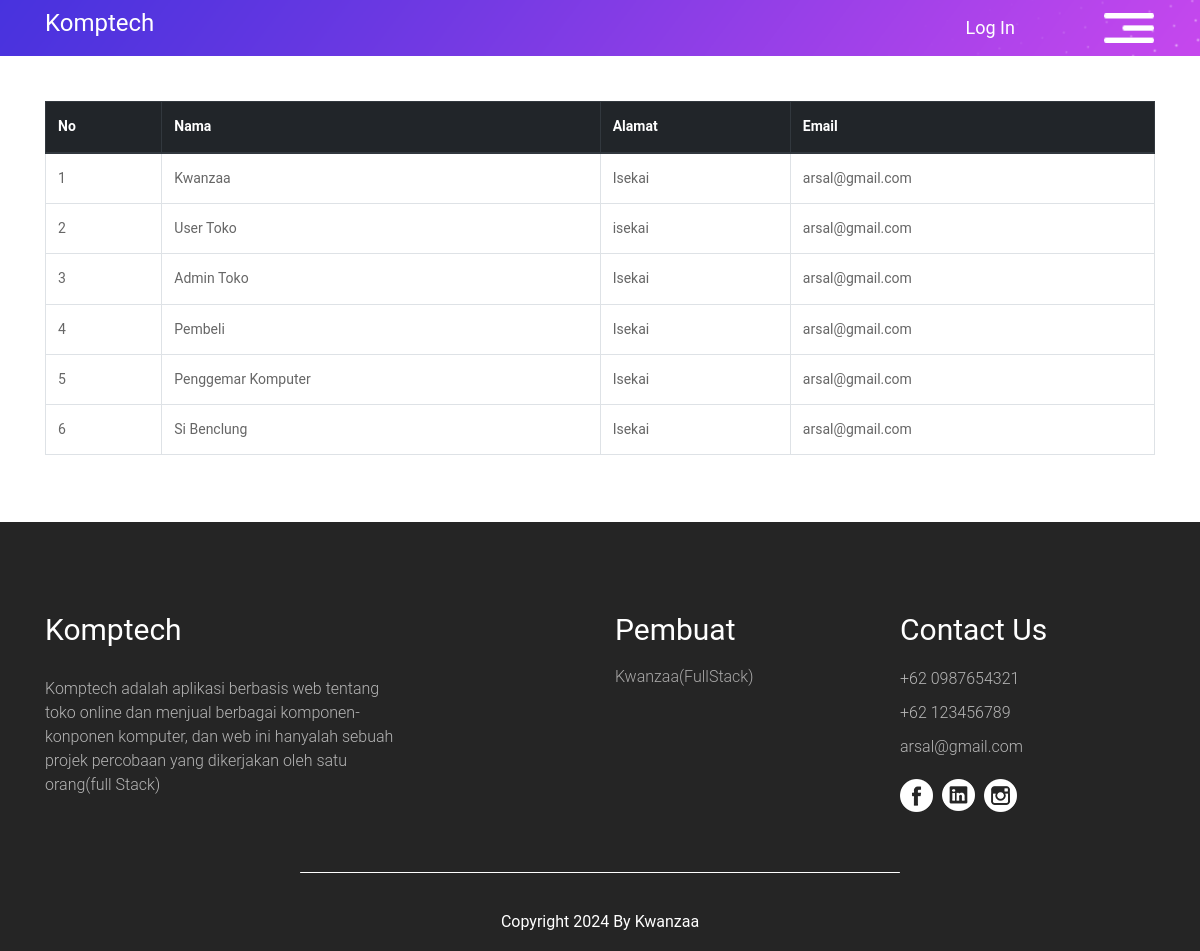
The app's page /view/clients.php with its own data.
### tables this page shows
CREATE TABLE `tbl_user` (
  `id_user` int(11) NOT NULL,
  `nama` varchar(30) NOT NULL,
  `username` varchar(30) NOT NULL,
  `password` varchar(225) NOT NULL,
  `level` enum('admin','user') NOT NULL,
  `email` varchar(225) NOT NULL,
  `alamat` varchar(225) NOT NULL
);

### model/model.php (called while the page is built, shortened)
<?php
class model{
    var $host = "localhost";
    var $usr = "root";
    var $pass = "";
    var $db = "db_comerce";
    var $conn;
    function __construct()
    {
        $this->conn = mysqli_connect($this->host,$this->usr,$this->pass,$this->db);
    }
    function daftaruser(){
        $query = mysqli_query($this->conn,"SELECT * FROM tbl_user");
        $hasil = [];
        while($user=mysqli_fetch_array($query)){
            $hasil[] = $user;
        }
        return $hasil;
    }
}
?>

### view/clients.php (the view, shortened to what this page needs)
<?php
include '../model/model.php';
$model = new model();
?>
<!DOCTYPE html>
<html lang="en">
   <head>
      <link rel="stylesheet" type="text/css" href="https://cdnjs.cloudflare.com/ajax/libs/OwlCarousel2/2.0.0-beta.2.4/assets/owl.carousel.min.css" />
      <link rel="stylesheet" type="text/css" href="../assets/css/bootstrap.min.css">
      <link rel="stylesheet" type="text/css" href="../assets/css/style.css">
      <link rel="stylesheet" href="../assets/css/responsive.css">
      <link rel="stylesheet" href="../assets/css/jquery.mCustomScrollbar.min.css">
      <link rel="stylesheet" href="https://netdna.bootstrapcdn.com/font-awesome/4.0.3/css/font-awesome.css">
      <link rel="stylesheet" href="../assets/css/owl.carousel.min.css">
      <link rel="stylesheet" href="../assets/css/owl.theme.default.min.css">
      <link rel="stylesheet" href="https://cdnjs.cloudflare.com/ajax/libs/fancybox/2.1.5/jquery.fancybox.min.css" media="screen">
   </head>
   <body>
      <div class="header_section">
         <div class="container">
            <nav class="navbar navbar-dark bg-dark">
               <a class="logo" href="index.html"><h1 style="color: white;">Komptech</h1></a>
               <div class="search_section">
                  <ul>
                     <?php if(isset($_SESSION['level']) == ""){ ?><li><a href="login_register.php">Log In</a></li> <?php }else{ ?><li><a href="../controller/config.php?aksi=logout">Logout</a></li> <?php } ?>
                  </ul>
               </div>
               <button class="navbar-toggler" type="button" data-toggle="collapse" data-target="#navbarsExample01" aria-controls="navbarsExample01" aria-expanded="false" aria-label="Toggle navigation">
               <span class="navbar-toggler-icon"></span>
               </button>
            </nav>
         </div>
      </div>
       <br><br><br><br>
      <div class="container">
      <table class="table table-bordered">
      <thead class="thead-dark">
         <tr>
            <th scope="col">No</th>
            <th scope="col">Nama</th>
            <th scope="col">Alamat</th>
            <th scope="col">Email</th>
         </tr>
      </thead>
      <tbody>
         <?php
         $listuser = $model->daftaruser();
         if(!empty($listuser)){
            $no = 1;
            foreach($listuser AS $user){
         ?>
         <tr>
            <td><?php echo $no++ ?></td>
            <td><?php echo $user['nama'] ?></td>
            <td><?php echo $user['alamat'] ?></td>
            <td><?php echo $user['email'] ?></td>
         </tr>
         <?php }
         }else{
            echo '<tr><td colspan="4">Belum ada data Anggota</td></tr>';
         } ?>
      </tbody>
      </table>
      </div><br><br>
      <div class="footer_section layout_padding">
         <div class="container">
            <div class="row">
               <div class="col-lg-6 col-sm-12">
                  <h4 class="information_text">Komptech</h4>
                  <p class="dummy_text">Komptech adalah aplikasi berbasis web tentang toko online dan menjual berbagai komponen-konponen komputer, dan web ini hanyalah sebuah projek percobaan yang dikerjakan oleh satu orang(full Stack)</p>
               </div>
               <div class="col-lg-3 col-sm-6">
                  <div class="information_main">
                     <h4 class="information_text">Pembuat</h4>
                     <p class="many_text">Kwanzaa(FullStack)</p>
                  </div>
               </div>
               <div class="col-lg-3 col-sm-6">
                  <div class="information_main">
                     <h4 class="information_text">Contact Us</h4>
                     <p class="call_text"><a href="#">+62 0987654321</a></p>
                     <p class="call_text"><a href="#">+62 123456789</a></p>
                     <p class="call_text"><a href="#">arsal@gmail.com</a></p>
                     <div class="social_icon">
                        <ul>
                           <li><a href="https://www.facebook.com/arsal.farullah.1?mibextid=ZbWKwL"><img src="../assets/images/fb-icon.png"></a></li>
                           <li><a href="https://www.linkedin.com/in/arsal-fahrulloh-781097290?utm_source=share&utm_campaign=share_via&utm_content=profile&utm_medium=android_app"><img src="../assets/images/linkedin-icon.png"></a></li>
                           <li><a href="https://www.instagram.com/arsalfrlh_?igsh=bjdsbDdwbml3cTNt"><img src="../assets/images/instagram-icon.png"></a></li>
                        </ul>
                     </div>
                  </div>
               </div>
            </div>
            <div class="copyright_section">
               <h1 class="copyright_text">
               Copyright 2024 By Kwanzaa
            </div>
         </div>
      </div>
   </body>
</html>

### assets/css/style.css (style rules this page uses)
* { box-sizing: border-box !important; transition: ease all 0.5s; }
html { scroll-behavior: smooth; }
body { color: #666666; font-size: 14px; font-family: Roboto; line-height: 1.80857; font-weight: normal; overflow-x: hidden; }
a { color: #1f1f1f; text-decoration: none !important; outline: none !important; -webkit-transition: all .3s ease-in-out; -moz-transition: all .3s ease-in-out; -ms-transition: all .3s ease-in-out; -o-transition: all .3s ease-in-out; transition: all .3s ease-in-out; }
h1, h2, h3, h4, h5, h6 { letter-spacing: 0; font-weight: normal; position: relative; padding: 0 0 10px 0; font-weight: normal; line-height: normal; color: #111111; margin: 0 }
h1 { font-size: 24px }
h4 { font-size: 16px }
*, *::after, *::before { -webkit-box-sizing: border-box; -moz-box-sizing: border-box; box-sizing: border-box; }
ul, li, ol { margin: 0px; padding: 0px; list-style: none; }
p { margin: 20px; font-weight: 300; font-size: 15px; line-height: 24px; }
a { color: #222222; text-decoration: none; outline: none !important; }
a, .btn { text-decoration: none !important; outline: none !important; -webkit-transition: all .3s ease-in-out; -moz-transition: all .3s ease-in-out; -ms-transition: all .3s ease-in-out; -o-transition: all .3s ease-in-out; transition: all .3s ease-in-out; }
img { max-width: 100%; height: auto; }
button { border: 0; margin: 0; padding: 0; cursor: pointer; }
.layout_padding { padding-top: 90px; padding-bottom: 0px; }
.logo { width: 75%; float: left; }
.header_section { width: 100%; float: left; background-image: url(../images/banner-bg.png); height: auto; background-size: 100%; background-repeat: no-repeat; }
.bg-dark { background-color: transparent !important; }
.navbar-dark .navbar-toggler { color: #000; border-color: transparent !important; }
.navbar-dark .navbar-toggler-icon { background-image: url(../images/toggle-icon.png); width: 50px; }
.search_section { float: left; }
.search_section ul { margin: 0px; padding: 0px; }
.search_section li { float: left; padding: 0px 15px; font-size: 18px; color: #ffffff; }
.search_section li a { color: #ffffff; }
.footer_section { width: 100%; float: left; background-color: #252525; height: auto; }
.dummy_text { width: 65%; float: left; font-size: 16px; color: #b6b6b6; margin-left: 0px; }
.information_text { width: 100%; float: left; font-size: 30px; color: #fff; }
.many_text { width: 54%; float: left; font-size: 16px; color: #abaaaa; margin-left: 0px; line-height: 40px; margin-top: 0px; }
.call_text { width: 100%; float: left; color: #b6b6b6; font-size: 16px; margin: 0px; padding-top: 10px; }
.call_text a { color: #b6b6b6; }
.social_icon { width: 100%; float: left; }
.social_icon ul { margin: 0px; padding: 0px; }
.social_icon li { float: left; padding: 20px 9px 0px 0px; }
.copyright_section { width: 100%; float: left; margin-top: 55px; text-align: center; }
.copyright_text { width: 100%; float: left; color: #ffffff; text-align: center; font-size: 16px; margin-left: 0px; padding: 40px 0px 20px 0px; }
.copyright_text::after { content: ''; background-color: #ffffff; position: absolute; width: 600px; text-align: center; right: 0; top: 0px; margin: 0 auto; display: flex; justify-content: center; height: 1px; left: 0; border-radius: 100px; }
.navbar-toggler { padding: .25rem 0px; }
.navbar { padding: .5rem 0px; }

### records on screen
tbl_user: nama "Kwanzaa", alamat "Isekai", email "arsal@gmail.com"
tbl_user: nama "User Toko", alamat "isekai", email "arsal@gmail.com"
tbl_user: nama "Admin Toko", alamat "Isekai", email "arsal@gmail.com"
tbl_user: nama "Pembeli", alamat "Isekai", email "arsal@gmail.com"
tbl_user: nama "Penggemar Komputer", alamat "Isekai", email "arsal@gmail.com"
tbl_user: nama "Si Benclung", alamat "Isekai", email "arsal@gmail.com"
